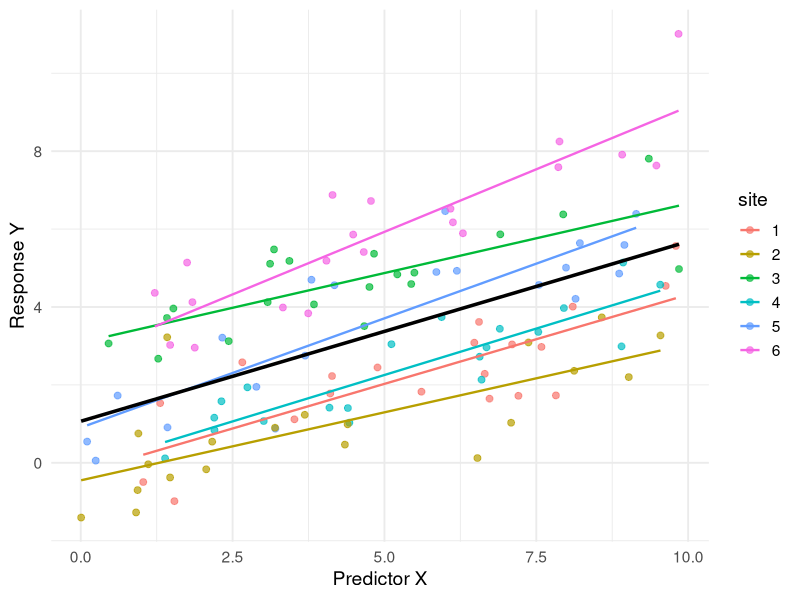
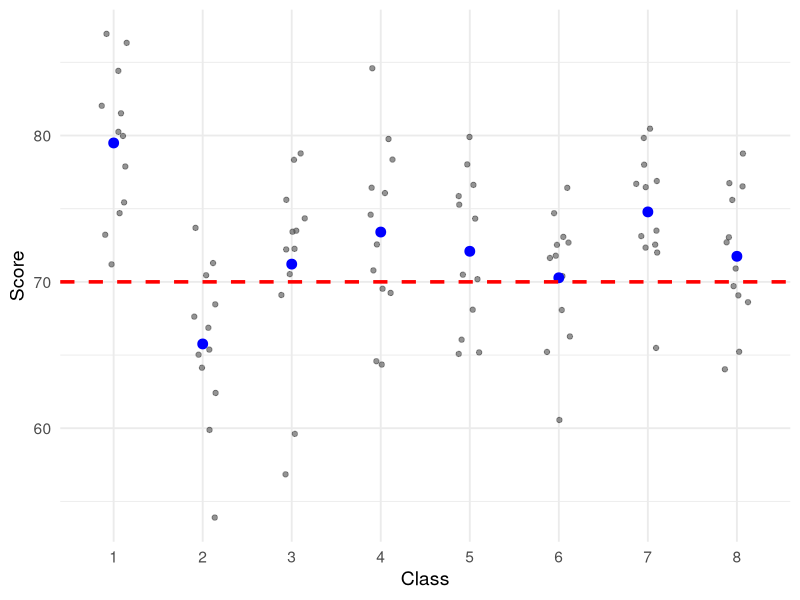
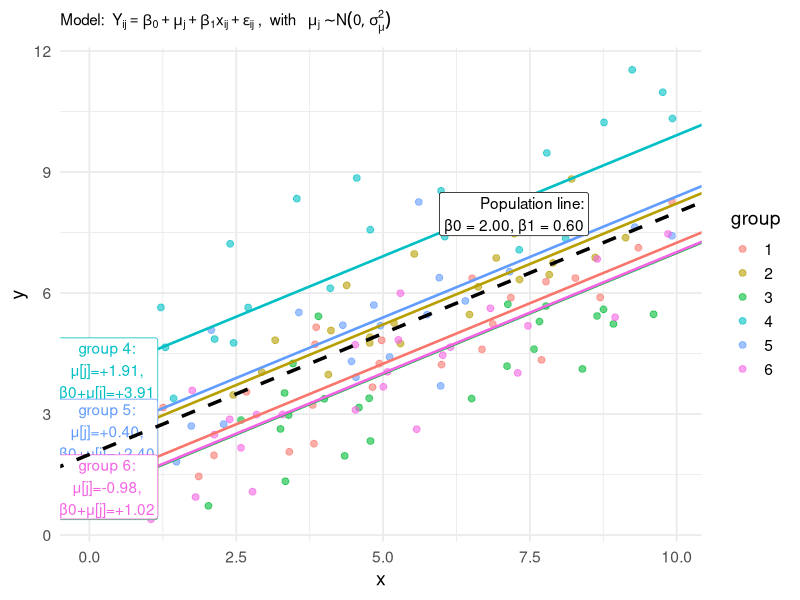
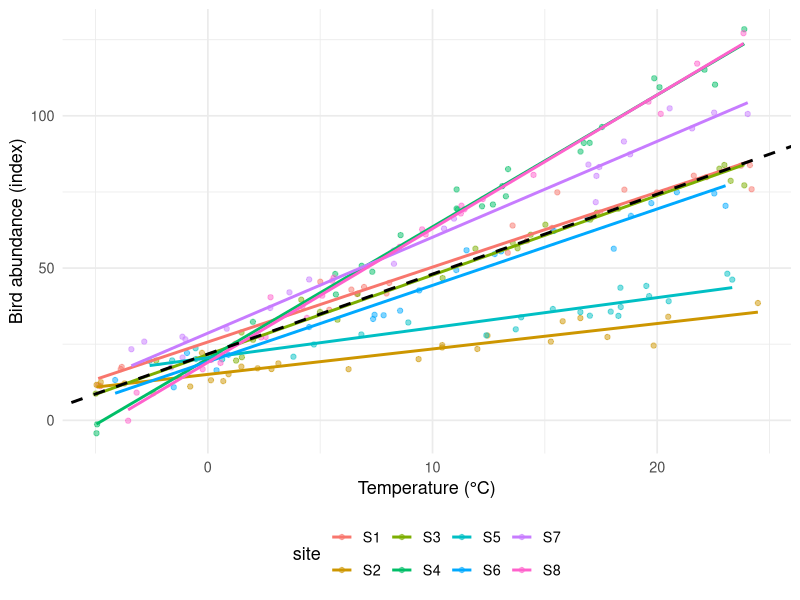
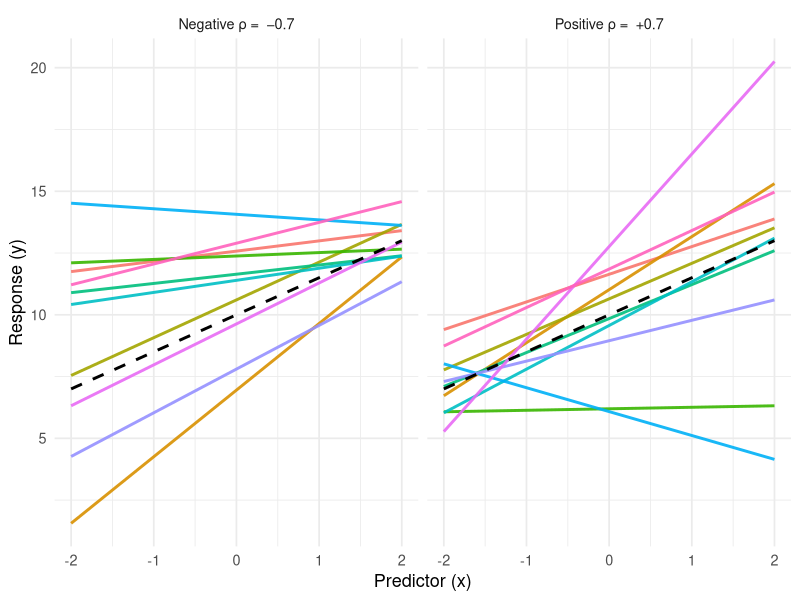

R code for these plots, in order: (Note: this script raises an error after producing the figures.)

# Random Effects Visualisation --------------------------------------------

library(ggplot2)
library(dplyr)

set.seed(123)

# Simulate grouped data
n_sites <- 6
n_per_site <- 20

# Site-level intercepts
site_intercepts <- rnorm(n_sites, mean = 0, sd = 2)
site_slopes <- rnorm(n_sites, mean = 0.1, sd = 0.15) # weaker within-site slopes

data <- expand.grid(site = factor(1:n_sites),
                    obs = 1:n_per_site) %>%
  mutate(
    x = runif(n_sites * n_per_site, 0, 10),
    intercept = site_intercepts[as.numeric(site)],
    slope = site_slopes[as.numeric(site)],
    y = intercept + slope * x + rnorm(n_sites * n_per_site, sd = 1)
  )

# Add a pooled slope effect to make the combined data strongly positive
data <- data %>%
  mutate(y = y + 0.4 * x) # strong pooled slope

# Plot
ggplot(data, aes(x = x, y = y, colour = site)) +
  geom_point(size = 2, alpha = 0.7) +
  # Within-site trend lines
  geom_smooth(method = "lm", se = FALSE, size = 0.8) +
  # Pooled trend line
  geom_smooth(aes(group = 1), colour = "black", size = 1.2, method = "lm", se = FALSE) +
  theme_minimal(base_size = 14) +
  labs(
    x = "Predictor X",
    y = "Response Y"
  )



# Class Scores ------------------------------------------------------------

library(ggplot2)
library(dplyr)

set.seed(42)

# Simulate data
n_classes <- 8
students_per_class <- 12

# True fixed effect (overall mean score)
fixed_mean <- 70

# Random intercepts for each class (natural variation)
class_effects <- rnorm(n_classes, mean = 0, sd = 5)

# Generate student scores
data <- expand.grid(class = factor(1:n_classes),
                    student = 1:students_per_class) %>%
  mutate(
    class_intercept = class_effects[as.numeric(class)],
    score = fixed_mean + class_intercept + rnorm(n(), mean = 0, sd = 5)
  )

# Overall mean line + per-class mean lines
ggplot(data, aes(x = class, y = score)) +
  geom_jitter(width = 0.15, alpha = 0.6, colour = "grey30") +
  stat_summary(fun = mean, geom = "point", size = 3, colour = "blue") +
  geom_hline(yintercept = fixed_mean, colour = "red", size = 1.2, linetype = "dashed") +
  theme_minimal(base_size = 14) +
  labs(
    x = "Class",
    y = "Score"
  )


# Random Intercept Model --------------------------------------------------

library(ggplot2)
library(dplyr)

set.seed(1)

# ---- Parameters ----
beta0     <- 2          # overall intercept
beta1     <- 0.6        # fixed slope (common to all groups)
sigma_mu  <- 1.2        # SD of random intercepts
sigma_eps <- 1.0        # residual SD

n_groups    <- 6
n_per_group <- 25

# ---- Group-level random effects ----
groups <- tibble(
  group = factor(seq_len(n_groups)),
  mu_j  = rnorm(n_groups, 0, sigma_mu)
)

# Expanded data with observations per group
dat <- groups %>%
  tidyr::uncount(weights = n_per_group) %>%
  mutate(
    x   = runif(n(), 0, 10),
    eps = rnorm(n(), 0, sigma_eps),
    y   = beta0 + mu_j + beta1 * x + eps
  )

# Lines & labels for plotting
group_lines <- groups %>%
  mutate(
    intercept   = beta0 + mu_j,          # β0 + μj
    slope       = beta1,
    # Nice labels to show on the plot
    lbl = sprintf("group %s:\nμ[j]=%+.2f,\nβ0+μ[j]=%+.2f",
                  group, mu_j, intercept)
  )

# Where to place labels (near x=0 so they align with intercepts)
label_pos <- group_lines %>%
  transmute(
    group,
    x = 0.3,
    y = intercept + slope * 0.3, # point on each line near x~0
    lbl
  )

# Population line label
pop_lbl <- sprintf("Population line:\nβ0 = %.2f, β1 = %.2f", beta0, beta1)

# ---- Plot ----
ggplot(dat, aes(x, y, colour = group)) +
  # Raw data
  geom_point(alpha = 0.6, size = 2) +
  
  # Group-specific parallel lines: (β0 + μj) + β1 * x
  geom_abline(data = group_lines,
              aes(intercept = intercept, slope = slope, colour = group),
              linewidth = 0.9, show.legend = FALSE) +
  
  # Intercept markers at x = 0 for each group line
  geom_point(data = group_lines,
             aes(x = 0, y = intercept, colour = group),
             size = 3, show.legend = FALSE) +
  
  # Labels for each group's μj and (β0 + μj)
  geom_label(data = label_pos,
             aes(x = x, y = y, label = lbl, colour = group),
             fill = "white", label.size = 0.25, label.padding = unit(0.15, "lines"),
             show.legend = FALSE) +
  
  # Population (fixed-effects) line and label
  geom_abline(intercept = beta0, slope = beta1,
              linewidth = 1.2, linetype = "dashed", colour = "black") +
  annotate("label",
           x = 8.5, y = beta0 + beta1 * 8.5,
           label = pop_lbl,
           hjust = 1, vjust = -0.3,
           colour = "black", fill = "white", label.size = 0.25) +
  
  labs(
    subtitle = expression(
      "Model:  " * Y[ij] == beta[0] + mu[j] + beta[1] * x[ij] + epsilon[ij] ~ ",  with  " ~ mu[j] %~% N(0, sigma[mu]^2)
    ),
    x = "x",
    y = "y"
  ) +
  theme_minimal(base_size = 14) +
  theme(plot.subtitle = element_text(size = 11))

# Random Slopes Model -----------------------------------------------------

# ---- Random slopes visual: temperature vs abundance by site ----
set.seed(42)

library(dplyr)
library(ggplot2)

# Simulate sites ordered south -> north
n_sites   <- 8
n_per_site <- 25
sites <- tibble(
  site = factor(paste0("S", 1:n_sites)),
  lat_index = scale(1:n_sites, center = TRUE, scale = TRUE)  # proxy for south(-) to north(+)
)

# True (global) intercept and slope
beta0 <- 20                   # baseline abundance at temp = 0
beta1 <-  2.0                 # average temp effect

# Random effects:
#  - intercepts vary by site
#  - slopes vary by site, and we make northern sites have stronger positive slopes
sd_intercept <- 6
sd_slope     <- 1.0
north_boost  <- 1.2           # how much slope increases per SD of 'northness'

sites <- sites %>%
  mutate(
    b0_site = rnorm(n_sites, 0, sd_intercept),                       # random intercepts
    b1_site = rnorm(n_sites, 0, sd_slope) + north_boost * lat_index  # random slopes with north boost
  )

# Expand to observations and simulate temperatures + abundance
dat <- sites %>%
  tidyr::uncount(n_per_site) %>%
  group_by(site, lat_index, b0_site, b1_site) %>%
  mutate(
    temp = runif(n(), min = -5, max = 25),                           # temperature range
    eps  = rnorm(n(), 0, 4),                                         # residual noise
    abundance = (beta0 + b0_site) + (beta1 + b1_site) * temp + eps
  ) %>%
  ungroup()

# Overall (fixed-effect) line for reference
overall_fit <- lm(abundance ~ temp, data = dat)

# ---- Plot: points + per-site regression lines + overall line ----
ggplot(dat, aes(temp, abundance, color = site)) +
  geom_point(alpha = 0.5) +
  # per-site lines (random slopes)
  geom_smooth(method = "lm", se = FALSE) +
  # overall fixed-effect line in black dashed
  geom_abline(
    intercept = coef(overall_fit)[1],
    slope     = coef(overall_fit)[2],
    linewidth = 1,
    linetype  = 2,
    color     = "black"
  ) +
  labs(
    x = "Temperature (°C)", y = "Bird abundance (index)"
  ) +
  theme_minimal(base_size = 13) +
  theme(legend.position = "bottom")



# Slope-Intercept Correlation ---------------------------------------------

# ------------------------------------------------------------
# Visualizing intercept–slope correlation in random slopes models
#   - Left: positive correlation (lines fan upward)
#   - Right: negative correlation (lines form an X pattern)
# ------------------------------------------------------------
set.seed(123)

library(MASS)     # for mvrnorm
library(dplyr)
library(tidyr)
library(ggplot2)

# Global fixed effects (overall line)
beta0 <- 10      # overall intercept
beta1 <-  1.5    # overall slope

# Random-effect SDs
sd_intercept <- 2.5
sd_slope     <- 1.0

# Choose correlations for the two scenarios
rhos <- c("Positive ρ =  +0.7" = 0.7,
          "Negative ρ =  −0.7" = -0.7)

n_groups   <- 10      # number of groups
x_seq      <- seq(-2, 2, length.out = 50)

simulate_scenario <- function(rho, label) {
  # Covariance matrix for (b0, b1)
  D <- matrix(c(sd_intercept^2, rho*sd_intercept*sd_slope,
                rho*sd_intercept*sd_slope, sd_slope^2), nrow = 2)
  # Sample group-level random effects
  b_mat <- MASS::mvrnorm(n_groups, mu = c(0,0), Sigma = D)
  colnames(b_mat) <- c("b0", "b1")
  
  tibble(group = factor(paste0("G", seq_len(n_groups))),
         b0 = b_mat[, "b0"],
         b1 = b_mat[, "b1"]) |>
    crossing(x = x_seq) |>
    mutate(
      # Group-specific line: (beta0 + b0) + (beta1 + b1) * x
      y = (beta0 + b0) + (beta1 + b1) * x,
      scenario = label
    )
}

dat <- purrr::imap_dfr(rhos, simulate_scenario)

# Overall (fixed-effect) line for reference
overall <- tibble(x = x_seq,
                  y = beta0 + beta1 * x)

# Plot
ggplot(dat, aes(x, y, group = group, color = group)) +
  geom_line(alpha = 0.9, linewidth = 1) +
  geom_line(data = overall, aes(x, y),
            inherit.aes = FALSE, linetype = 2, linewidth = 1, color = "black") +
  facet_wrap(~ scenario) +
  labs(
    x = "Predictor (x)", y = "Response (y)", color = "Group"
  ) +
  theme_minimal(base_size = 13) +
  theme(legend.position = "none")


# Caterpillar plot --------------------------------------------------------

library(lme4); library(lattice)

## m2 is your model, e.g. glmer(presence ~ depth_c + cover_c + (1 + depth_c | region),
##                              family = binomial, data = frogs)
dotplot(ranef(m2, condVar = TRUE), scales = list(x = list(relation = "free")))

